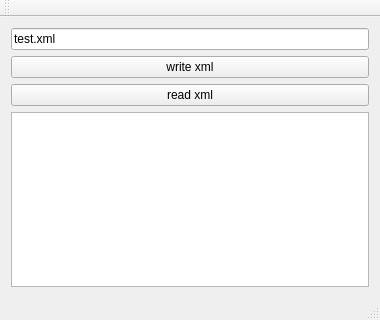
<?xml version="1.0" encoding="UTF-8"?>
<ui version="4.0">
 <class>MainWindow</class>
 <widget class="QMainWindow" name="MainWindow">
  <property name="geometry">
   <rect>
    <x>0</x>
    <y>0</y>
    <width>380</width>
    <height>320</height>
   </rect>
  </property>
  <property name="windowTitle">
   <string>MainWindow</string>
  </property>
  <widget class="QWidget" name="centralWidget">
   <layout class="QGridLayout" name="gridLayout">
    <item row="1" column="0">
     <widget class="QPushButton" name="pushButtonWriteXml">
      <property name="text">
       <string>write xml</string>
      </property>
     </widget>
    </item>
    <item row="0" column="0">
     <widget class="QLineEdit" name="lineEditFilePath">
      <property name="text">
       <string>test.xml</string>
      </property>
     </widget>
    </item>
    <item row="2" column="0">
     <widget class="QPushButton" name="pushButtonReadXml">
      <property name="text">
       <string>read xml</string>
      </property>
     </widget>
    </item>
    <item row="3" column="0">
     <widget class="QPlainTextEdit" name="plainTextEditOutput"/>
    </item>
   </layout>
  </widget>
  <widget class="QMenuBar" name="menuBar">
   <property name="geometry">
    <rect>
     <x>0</x>
     <y>0</y>
     <width>380</width>
     <height>18</height>
    </rect>
   </property>
  </widget>
  <widget class="QToolBar" name="mainToolBar">
   <attribute name="toolBarArea">
    <enum>TopToolBarArea</enum>
   </attribute>
   <attribute name="toolBarBreak">
    <bool>false</bool>
   </attribute>
  </widget>
  <widget class="QStatusBar" name="statusBar"/>
 </widget>
 <layoutdefault spacing="6" margin="11"/>
 <resources/>
 <connections/>
</ui>
